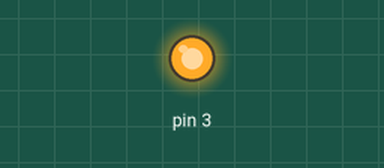
Bench run of a sketch on a simulated Arduino Uno, built with avr-gcc and run on an emulated ATmega328P. Parts: output pins drawn as LEDs (lit = HIGH).

Above: at 0.1 s.
At 7.76 s:
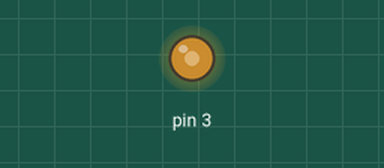
At 17.49 s:
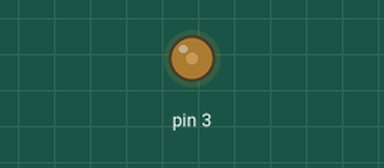
At 38.6 s:
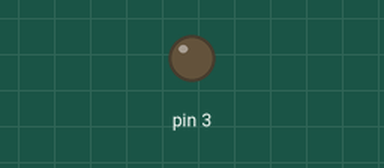
Timing chart, 0 to 40.0 s (numbered marks = the images above):
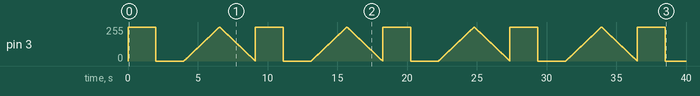

The sketch:

ex4.ino
```cpp
enum class LED_STATE {
  ON,
  OFF,
  FADEIN,
  FADEOUT
};

// prototypes
void state_machine();
LED_STATE check_on(unsigned long &time);
LED_STATE check_off(unsigned long time);
LED_STATE check_fadein(unsigned long time);
LED_STATE check_fadeout(unsigned long time);

void setup() {
  Serial.begin(9600);
  pinMode(3, OUTPUT);
}

void loop() {
  state_machine();
}

LED_STATE check_on(unsigned long &time) {
  time = millis();
  digitalWrite(3, HIGH);
  return LED_STATE::OFF;
}

LED_STATE check_off(unsigned long time) {
  if (millis() - time > 2000) {
    digitalWrite(3, LOW);
    return LED_STATE::FADEIN;
  }
  return LED_STATE::OFF;
}

LED_STATE check_fadein(unsigned long time) {
  if (millis() - time > 4000) {
    for (int i = 0; i <= 255; i++) {
      analogWrite(3, i);
      delay(10);
    }
    return LED_STATE::FADEOUT;
  }
  return LED_STATE::FADEIN;
}

LED_STATE check_fadeout(unsigned long time) {
  for (int i = 255; i >= 0; i--) {
    analogWrite(3, i);
    delay(10);
  }
  return LED_STATE::ON;
}

void state_machine() {
  static unsigned long time = millis();
  static LED_STATE state = LED_STATE::ON;
  switch (state)
  {
  case LED_STATE::ON: state = check_on(time);
    break;
  case LED_STATE::OFF: state = check_off(time);
    break;
  case LED_STATE::FADEIN: state = check_fadein(time);
    break;
  case LED_STATE::FADEOUT: state = check_fadeout(time);
    break;
  default: Serial.println("ERROR: Invalid state");
    break;
  }
}
```
